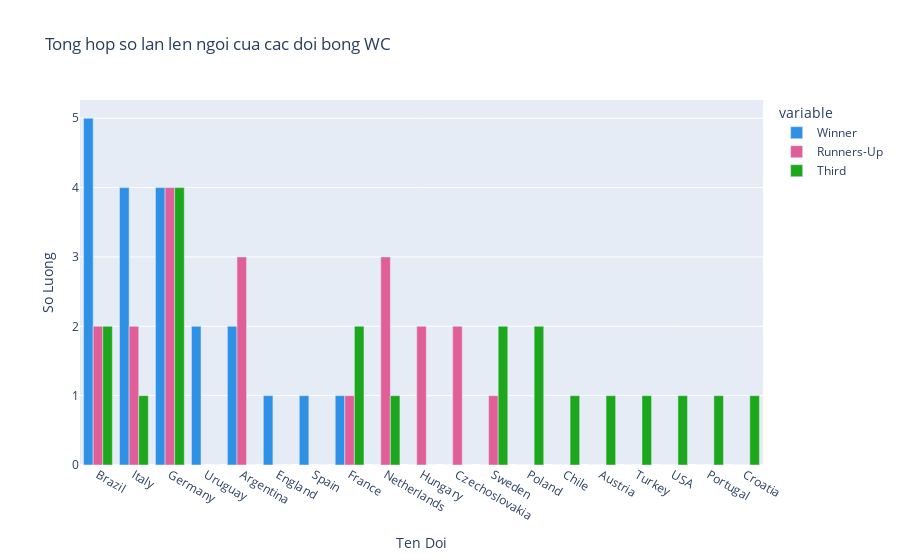

Here is the notebook cell this chart was saved with:
### Code cell
fig = px.bar(data_frame=teams1, x='Ten Doi', y=['Winner', 'Runners-Up', 'Third'],
            barmode='group', color_discrete_sequence=px.colors.qualitative.Dark24,
            title='Tong hop so lan len ngoi cua cac doi bong WC')
fig.update_yaxes(title = 'So Luong')
fig.show()

### Figure 1 — Plotly figure (JSON) as saved in the notebook; plotly's stock layout.template omitted (floating-point values rounded to 4 significant figures)
{"data": [{"alignmentgroup": "True", "hovertemplate": "variable=Winner<br>Ten Doi=%{x}<br>value=%{y}<extra></extra>", "legendgroup": "Winner", "marker": {"color": "#2E91E5"}, "name": "Winner", "offsetgroup": "Winner", "orientation": "v", "showlegend": true, "textposition": "auto", "type": "bar", "x": ["Brazil", "Italy", "Germany", "Uruguay", "Argentina", "England", "Spain", "France", "Netherlands", "Hungary", "Czechoslovakia", "Sweden", "Poland", "Chile", "Austria", "Turkey", "USA", "Portugal", "Croatia"], "xaxis": "x", "y": [5, 4, 4, 2, 2, 1, 1, 1, 0, 0, 0, 0, 0, 0, 0, 0, 0, 0, 0], "yaxis": "y"}, {"alignmentgroup": "True", "hovertemplate": "variable=Runners-Up<br>Ten Doi=%{x}<br>value=%{y}<extra></extra>", "legendgroup": "Runners-Up", "marker": {"color": "#E15F99"}, "name": "Runners-Up", "offsetgroup": "Runners-Up", "orientation": "v", "showlegend": true, "textposition": "auto", "type": "bar", "x": ["Brazil", "Italy", "Germany", "Uruguay", "Argentina", "England", "Spain", "France", "Netherlands", "Hungary", "Czechoslovakia", "Sweden", "Poland", "Chile", "Austria", "Turkey", "USA", "Portugal", "Croatia"], "xaxis": "x", "y": [2, 2, 4, 0, 3, 0, 0, 1, 3, 2, 2, 1, 0, 0, 0, 0, 0, 0, 0], "yaxis": "y"}, {"alignmentgroup": "True", "hovertemplate": "variable=Third<br>Ten Doi=%{x}<br>value=%{y}<extra></extra>", "legendgroup": "Third", "marker": {"color": "#1CA71C"}, "name": "Third", "offsetgroup": "Third", "orientation": "v", "showlegend": true, "textposition": "auto", "type": "bar", "x": ["Brazil", "Italy", "Germany", "Uruguay", "Argentina", "England", "Spain", "France", "Netherlands", "Hungary", "Czechoslovakia", "Sweden", "Poland", "Chile", "Austria", "Turkey", "USA", "Portugal", "Croatia"], "xaxis": "x", "y": [2, 1, 4, 0, 0, 0, 0, 2, 1, 0, 0, 2, 2, 1, 1, 1, 1, 1, 1], "yaxis": "y"}], "layout": {"barmode": "group", "legend": {"title": {"text": "variable"}, "tracegroupgap": 0}, "title": {"text": "Tong hop so lan len ngoi cua cac doi bong WC"}, "xaxis": {"anchor": "y", "domain": [0, 1], "title": {"text": "Ten Doi"}}, "yaxis": {"anchor": "x", "domain": [0, 1], "title": {"text": "So Luong"}}}}
